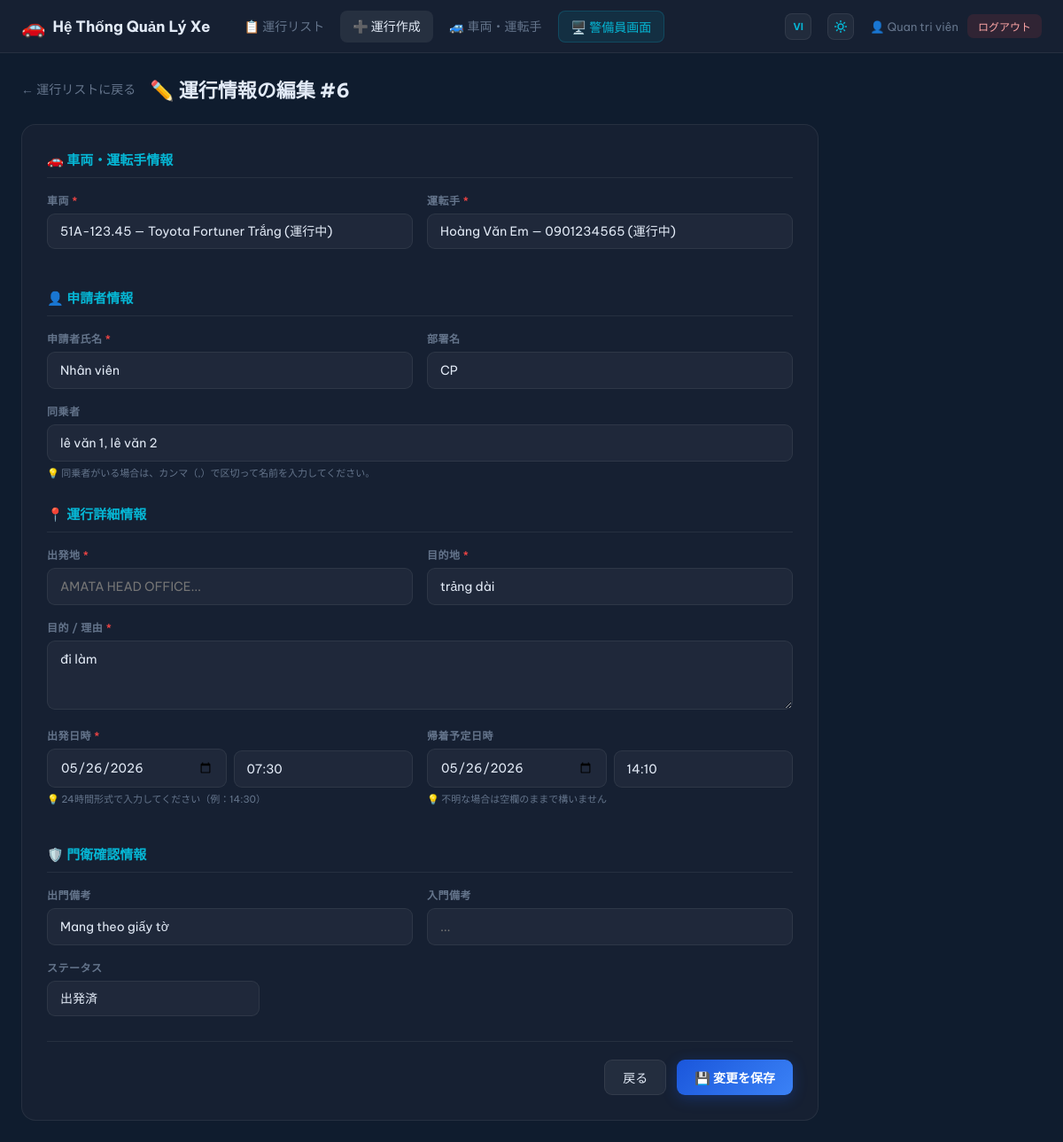
Page /trip_form.php?lang=jp&id=6 (signed in) on the committed database.
### tables this page shows
CREATE TABLE `trips` (
  `id` int(11) NOT NULL,
  `vehicle_id` int(11) NOT NULL,
  `driver_id` int(11) NOT NULL,
  `requester_name` varchar(100) NOT NULL,
  `requester_dept` varchar(100) DEFAULT NULL,
  `companions` varchar(500) DEFAULT NULL,
  `destination` varchar(255) NOT NULL,
  `purpose` text NOT NULL,
  `departure_time` datetime NOT NULL,
  `expected_return` datetime DEFAULT NULL,
  `actual_return` datetime DEFAULT NULL,
  `status` enum('scheduled','departed','returned','cancelled') DEFAULT 'scheduled',
  `gate_out_note` varchar(255) DEFAULT NULL,
  `gate_in_note` varchar(255) DEFAULT NULL,
  `created_by` int(11) DEFAULT NULL,
  `created_at` timestamp NOT NULL DEFAULT current_timestamp(),
  `updated_at` timestamp NOT NULL DEFAULT current_timestamp() ON UPDATE current_timestamp()
);

CREATE TABLE `vehicles` (
  `id` int(11) NOT NULL,
  `plate_number` varchar(20) NOT NULL,
  `vehicle_name` varchar(100) NOT NULL,
  `vehicle_type` varchar(50) DEFAULT 'Sedan',
  `status` enum('available','in_use','maintenance') DEFAULT 'available',
  `notes` text DEFAULT NULL,
  `created_at` timestamp NOT NULL DEFAULT current_timestamp()
);

CREATE TABLE `drivers` (
  `id` int(11) NOT NULL,
  `full_name` varchar(100) NOT NULL,
  `phone` varchar(20) DEFAULT NULL,
  `license_number` varchar(50) DEFAULT NULL,
  `status` enum('available','on_trip','off') DEFAULT 'available',
  `created_at` timestamp NOT NULL DEFAULT current_timestamp()
);

### includes/auth.php (called while the page is built, shortened)
<?php
function currentUser() {
    return [
        'id'        => $_SESSION['user_id'] ?? null,
        'username'  => $_SESSION['username'] ?? '',
        'full_name' => $_SESSION['full_name'] ?? '',
        'role'      => $_SESSION['role'] ?? 'staff',
    ];
}
function isAdmin() {
    return ($_SESSION['role'] ?? '') === 'admin';
}

### includes/config.php (called while the page is built, shortened)
<?php
function sanitize($str) {
    return htmlspecialchars(trim($str), ENT_QUOTES, 'UTF-8');
}

### trip_form.php (the view, shortened to what this page needs)
<?php
require_once 'includes/config.php';
require_once 'includes/auth.php';
$user = currentUser();
$tripId = (int)($_GET['id'] ?? 0);
$trip = null;
$lang = $_GET['lang'] ?? 'vi';
$txt = $lang_pack[$lang];
if ($tripId) {
    $stmt = $pdo->prepare("SELECT * FROM trips WHERE id = ?");
    $stmt->execute([$tripId]);
    $trip = $stmt->fetch();
}
$vehicles = $pdo->query("SELECT * FROM vehicles ORDER BY plate_number")->fetchAll();
$drivers  = $pdo->query("SELECT * FROM drivers ORDER BY full_name")->fetchAll();
?>
<!DOCTYPE html>
<html lang="<?= $lang ?>">
<head>
<link rel="stylesheet" href="assets/css/panel.css">
</head>
<body>
<nav class="navbar">
    <div class="nav-brand"><span class="nav-icon">🚗</span><span><?= SITE_NAME ?></span></div>
    <div class="nav-links">
        <a href="index.php?lang=<?= $lang ?>"><?= $txt['nav_trips'] ?></a>
        <a href="trip_form.php?lang=<?= $lang ?>" class="active"><?= $txt['nav_create'] ?></a>
        <?php if (isAdmin()): ?><a href="vehicles.php?lang=<?= $lang ?>"><?= $txt['nav_vehicles'] ?></a><?php endif; ?>
        <a href="dashboard.php?lang=<?= $lang ?>" target="_blank" class="nav-dashboard"><?= $txt['nav_dashboard'] ?></a>
    </div>
    <div class="nav-user">
        <a href="?lang=<?= $lang === 'vi' ? 'jp' : 'vi' ?><?= $tripId ? '&id='.$tripId : '' ?>" class="theme-toggle-btn" title="Chuyển đổi ngôn ngữ / 言語切替" style="text-decoration:none; font-family:'Be Vietnam Pro',sans-serif; font-size:11px; font-weight:700; display:inline-flex;">
            <?= $lang === 'vi' ? 'JP' : 'VI' ?>
        </a>
        <button id="theme-toggle" class="theme-toggle-btn" title="Thay đổi giao diện Sáng / Tối">
        </button>
        <span>👤 <?= sanitize($user['full_name']) ?></span>
        <a href="logout.php" class="btn-logout"><?= $txt['logout'] ?></a>
    </div>
</nav>
<div class="container">
    <div class="form-page-header">
        <a href="index.php?lang=<?= $lang ?>" class="back-link"><?= $txt['back_link'] ?></a>
        <h2><?= $tripId ? $txt['title_edit'].$tripId : $txt['title_create'] ?></h2>
    </div>
    <div class="form-card">
        <form method="POST">
            <div class="form-section">
                <h3 class="section-title"><?= $txt['sec_veh_driver'] ?></h3>
                <div class="form-row">
                    <div class="form-group">
                        <label><?= $txt['lbl_vehicle'] ?> <span class="req">*</span></label>
                        <select name="vehicle_id" class="form-control" required>
                            <?php foreach ($vehicles as $v): ?>
                            <option value="<?= $v['id'] ?>"
                                <?= (($trip['vehicle_id'] ?? $_POST['vehicle_id'] ?? '') == $v['id']) ? 'selected' : '' ?>
                                class="status-<?= $v['status'] ?>">
                                <?= sanitize($v['plate_number']) ?> — <?= sanitize($v['vehicle_name']) ?>
                            </option>
                            <?php endforeach; ?>
                        </select>
                    </div>
                    <div class="form-group">
                        <label><?= $txt['lbl_driver'] ?> <span class="req">*</span></label>
                        <select name="driver_id" class="form-control" required>
                            <?php foreach ($drivers as $d): ?>
                            <option value="<?= $d['id'] ?>"
                                <?= (($trip['driver_id'] ?? $_POST['driver_id'] ?? '') == $d['id']) ? 'selected' : '' ?>>
                                <?= sanitize($d['full_name']) ?> — <?= sanitize($d['phone']) ?>
                            </option>
                            <?php endforeach; ?>
                        </select>
                    </div>
                </div>
            </div>
            <div class="form-section">
                <h3 class="section-title"><?= $txt['sec_requester'] ?></h3>
                <div class="form-row">
                    <div class="form-group">
                        <label><?= $txt['lbl_name'] ?> <span class="req">*</span></label>
                        <input type="text" name="requester_name" class="form-control"
                            value="<?= sanitize($trip['requester_name'] ?? $_POST['requester_name'] ?? '') ?>"
                            placeholder="Nguyễn Văn A / 山田太郎" required>
                    </div>
                    <div class="form-group">
                        <label><?= $txt['lbl_dept'] ?></label>
                        <input type="text" name="requester_dept" class="form-control"
                            value="<?= sanitize($trip['requester_dept'] ?? $_POST['requester_dept'] ?? '') ?>"
                            placeholder="GA / Accounting / Sales">
                    </div>
                </div>
                <div class="form-group">
                    <label><?= $txt['lbl_companions'] ?></label>
                    <input type="text" name="companions" class="form-control"
                        value="<?= sanitize($trip['companions'] ?? $_POST['companions'] ?? '') ?>"
                        placeholder="Name 1, Name 2, Name 3">
                    <small style="color:var(--gray);font-size:11px;margin-top:4px;display:block"><?= $txt['hint_companions'] ?></small>
                </div>
            </div>
            <div class="form-section">
                <h3 class="section-title"><?= $txt['sec_trip_info'] ?></h3>
                <div class="form-row">
                    <div class="form-group">
                        <label><?= $txt['lbl_origin'] ?> <span class="req">*</span></label>
                        <input type="text" name="origin" id="inputOrigin" class="form-control" autocomplete="off"
                            value="<?= sanitize($trip['origin'] ?? $_POST['origin'] ?? '') ?>"
                            placeholder="AMATA HEAD OFFICE..." required>
                    </div>
                    <div class="form-group">
                        <label><?= $txt['lbl_destination'] ?> <span class="req">*</span></label>
                        <input type="text" name="destination" id="inputDest" class="form-control" autocomplete="off"
                            value="<?= sanitize($trip['destination'] ?? $_POST['destination'] ?? '') ?>"
                            placeholder="HONAI FACTORY..." required>
                    </div>
                </div>
                <div class="form-group">
                    <label><?= $txt['lbl_purpose'] ?> <span class="req">*</span></label>
                    <textarea name="purpose" class="form-control" rows="3"
                        placeholder="Description..." required><?= sanitize($trip['purpose'] ?? $_POST['purpose'] ?? '') ?></textarea>
                </div>
                <div class="form-row">
                    <div class="form-group">
                        <label><?= $txt['lbl_depart_time'] ?> <span class="req">*</span></label>
                        <div style="display:flex;gap:8px;align-items:flex-end">
                            <div style="flex:1">
                                <input type="date" name="departure_date" class="form-control"
                                    value="<?= $trip ? date('Y-m-d', strtotime($trip['departure_time'])) : date('Y-m-d') ?>" required>
                            </div>
                            <div style="flex:1; position: relative;">
                                <input type="text" name="departure_time_only" id="inputDepTime" class="form-control time-input" autocomplete="off"
                                    value="<?= $trip ? date('H:i', strtotime($trip['departure_time'])) : '' ?>"
                                    placeholder="HH:MM (08:30)" pattern="[0-2][0-9]:[0-5][0-9]" required>
                            </div>
                        </div>
                        <small style="color:var(--gray);font-size:11px;margin-top:4px;display:block"><?= $txt['hint_time_format'] ?></small>
                    </div>
                    <div class="form-group">
                        <label><?= $txt['lbl_expected_return'] ?></label>
                        <div style="display:flex;gap:8px;align-items:flex-end">
                            <div style="flex:1">
                                <input type="date" name="expected_return_date" class="form-control"
                                    value="<?= ($trip && $trip['expected_return']) ? date('Y-m-d', strtotime($trip['expected_return'])) : date('Y-m-d') ?>">
                            </div>
                            <div style="flex:1; position: relative;">
                                <input type="text" name="expected_return_time_only" id="inputRetTime" class="form-control time-input" autocomplete="off"
                                    value="<?= ($trip && $trip['expected_return']) ? date('H:i', strtotime($trip['expected_return'])) : '' ?>"
                                    placeholder="HH:MM (16:10)" pattern="[0-2][0-9]:[0-5][0-9]">
                            </div>
                        </div>
                        <small style="color:var(--gray);font-size:11px;margin-top:4px;display:block"><?= $txt['hint_optional'] ?></small>
                    </div>
                </div>
            </div>
            <div class="form-section">
                <h3 class="section-title"><?= $txt['sec_gate_info'] ?></h3>
                <div class="form-row">
                    <div class="form-group">
                        <label><?= $txt['lbl_gate_out'] ?></label>
                        <input type="text" name="gate_out_note" class="form-control"
                            value="<?= sanitize($trip['gate_out_note'] ?? '') ?>"
                            placeholder="...">
                    </div>
                    <div class="form-group">
                        <label><?= $txt['lbl_gate_in'] ?></label>
                        <input type="text" name="gate_in_note" class="form-control"
                            value="<?= sanitize($trip['gate_in_note'] ?? '') ?>"
                            placeholder="...">
                    </div>
                </div>
                <div class="form-group" style="max-width:240px">
                    <label><?= $txt['lbl_status'] ?></label>
                    <select name="status" class="form-control">
                        <option value="departed" <?= (($trip['status'] ?? 'scheduled') == 'departed') ? 'selected' : '' ?>><?= $txt['status_departed'] ?></option>
                    </select>
                </div>
            </div>
            <div class="form-actions">
                <a href="index.php?lang=<?= $lang ?>" class="btn-secondary"><?= $txt['btn_cancel'] ?></a>
                <button type="submit" class="btn-primary">
                    <?= $tripId ? $txt['btn_save'] : $txt['btn_create'] ?>
                </button>
            </div>
        </form>
    </div>
</div>
</body>
</html>

### rows in the picture
trips: vehicle_id "51A-123.45 — Toyota Fortuner Trắng (運行中)", driver_id "Hoàng Văn Em — 0901234565 (運行中)", requester_name "Nhân viên", requester_dept "CP", companions "lê văn 1, lê văn 2", destination "trảng dài", purpose "đi làm", departure_date "05/26/2026", departure_time_only "07:30", expected_return_date "05/26/2026", expected_return_time_only "14:10", gate_out_note "Mang theo giấy tờ", status "出発済"

### other values in the picture
SITE_NAME "Hệ Thống Quản Lý Xe"
$txt['nav_trips'] "📋 運行リスト"
$txt['nav_create'] "➕ 運行作成"
$txt['nav_vehicles'] "🚙 車両・運転手"
$txt['nav_dashboard'] "🖥️ 警備員画面"
$user['full_name'] "Quan tri viên"
$txt['logout'] "ログアウト"
$txt['back_link'] "← 運行リストに戻る"
$txt['title_edit'] "✏️ 運行情報の編集 #"
$tripId "6"
$txt['sec_veh_driver'] "🚗 車両・運転手情報"
$txt['lbl_vehicle'] "車両"
$txt['lbl_driver'] "運転手"
$txt['sec_requester'] "👤 申請者情報"
$txt['lbl_name'] "申請者氏名"
